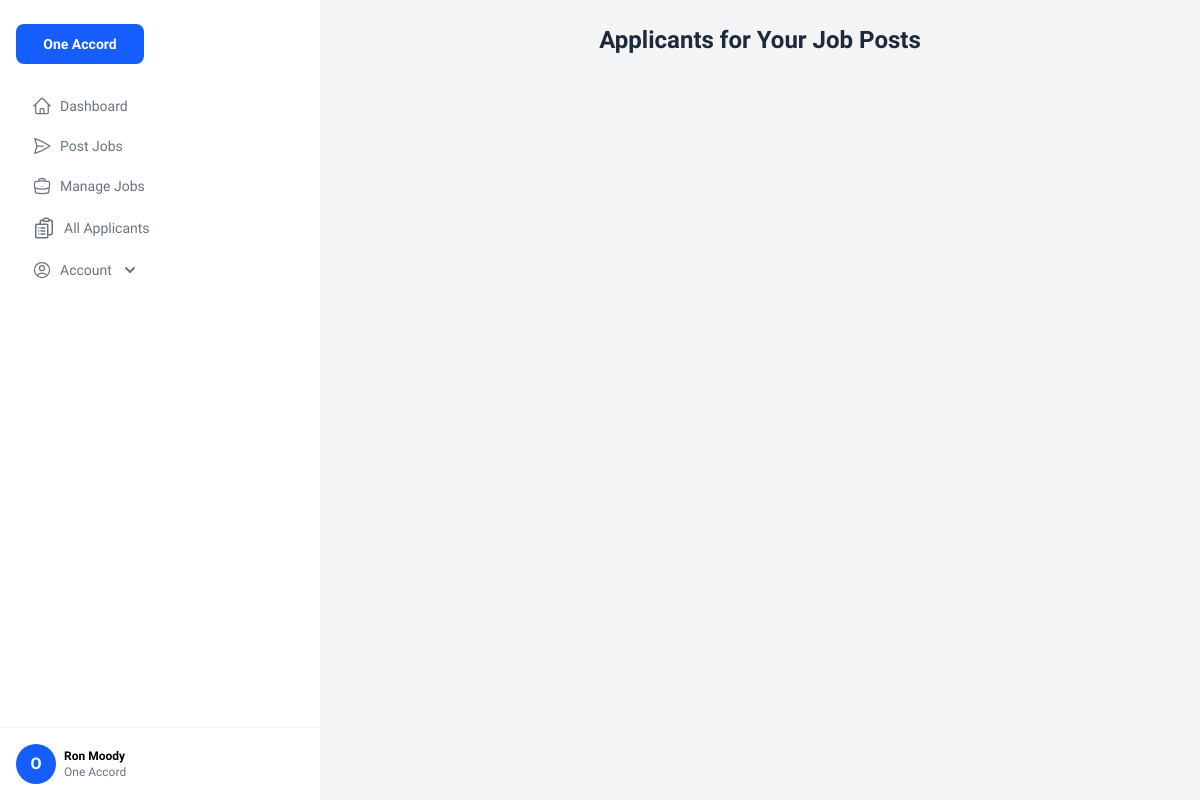
The app's page /job_list/ (signed in), older data.
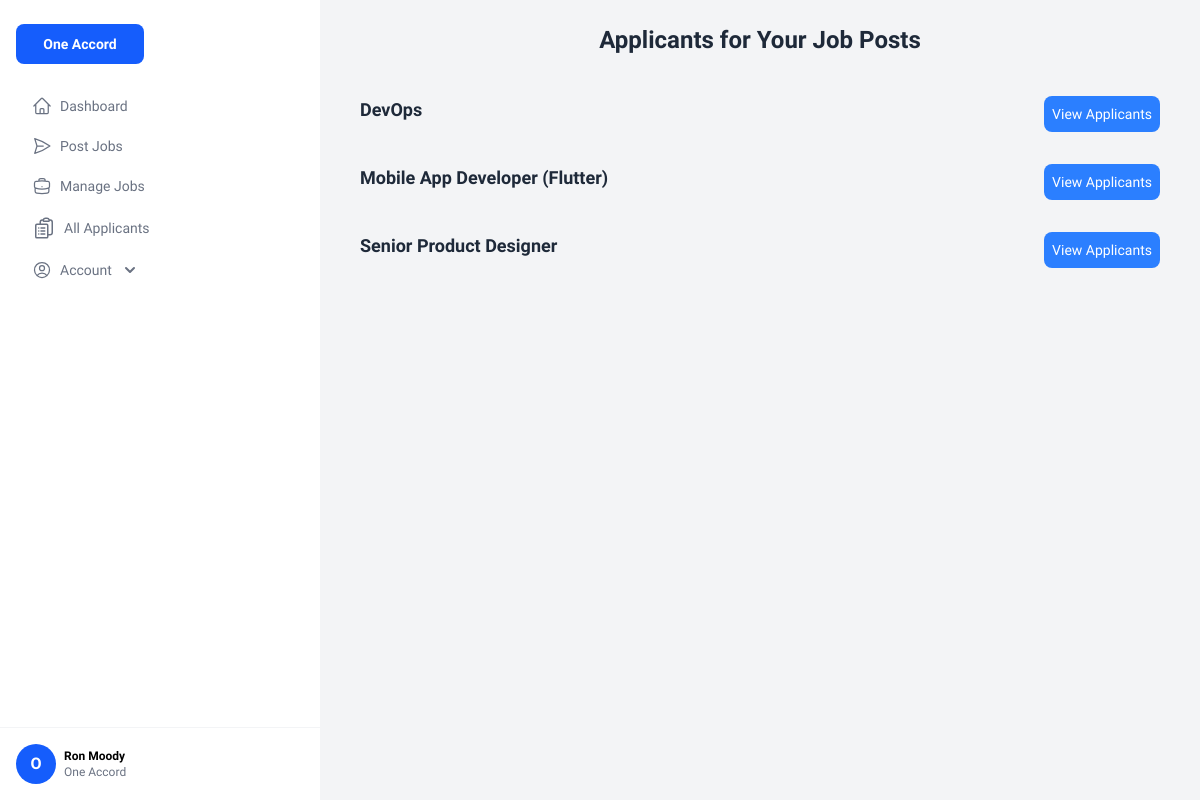
The same page, newer data.
### job_portal/models.py (models this page shows, shortened)
class JobPost(models.Model):
    company = models.ForeignKey(CompanyProfile, on_delete=models.CASCADE)
    title = models.CharField(max_length=255)
    description = models.TextField(blank=True)
    work_type = models.CharField(max_length=255, blank=True, null=True)
    salary = models.DecimalField(max_digits=10, decimal_places=2, blank=True, null=True)
    working_hours=models.CharField(max_length=100, blank=True, null=True)
    posted = models.DateTimeField(auto_now_add=True)

### job_portal/views.py (the view)
# urls.py: path('job_list/', v.job_list, name="job_list"),
def job_list(request):
    if not request.user.is_authenticated:
        return redirect("login")
    role = get_role(request.user)
    if role != "employer":
        messages.error(request, "Access denied.")
        return redirect("index")
    company = CompanyProfile.objects.get(user=request.user)
    jobs = JobPost.objects.filter(company=company)
    context = {
        "role": role,
        "jobs": jobs,
    }
    return render(request, "company/job_list.html", context)

### job_portal/context_processors.py (called while the page is built)
def user_role(request):
    role = None
    if request.user.is_authenticated:
        if JobSeekerProfile.objects.filter(user=request.user).exists():
            role = 'jobseeker'
        elif CompanyProfile.objects.filter(user=request.user).exists():
            role = 'employer'
        else:
            role = 'user'
    return {
        'user_role': role
    }

### job_portal/views.py (called while the page is built)
def get_role(user):
    try:
        profile = JobSeekerProfile.objects.get(user=user)
        return "job_seeker"
    except JobSeekerProfile.DoesNotExist:
        try:
            profile = CompanyProfile.objects.get(user=user)
            return "employer"
        except CompanyProfile.DoesNotExist:
            return None

### job_portal/templates/company/job_list.html
{% extends "common/dashboard_layout.html" %}
{% load humanize %}
{% block content %}
<div class="mx-auto bg-gray-100 min-h-screen p-6">
  <h2 class="text-2xl font-semibold mb-6 text-gray-800 text-center">Applicants for Your Job Posts</h2>
  {% for job  in jobs %}
  <div class="p-4 rounded flex justify-between">
    <h3 class="text-lg font-bold text-gray-800">{{ job.title }}</h3>
    <a href="{% url 'view_job_applicants' job.id %}" class="text-white bg-blue-500 text-sm p-2 rounded-lg inline-block">View Applicants</a>
  </div>
  {% endfor %}
{% endblock %}

Row changes from the older to the newer data that the page shows:
added JobPost: title "DevOps"
added JobPost: title "Mobile App Developer (Flutter)"
added JobPost: title "Senior Product Designer"
